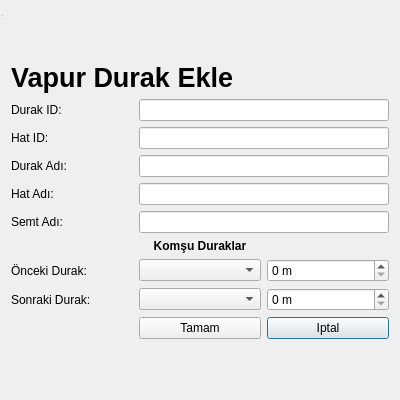
<?xml version="1.0" encoding="UTF-8"?>
<ui version="4.0">
 <class>DurakEkleVapur</class>
 <widget class="QDialog" name="DurakEkleVapur">
  <property name="geometry">
   <rect>
    <x>0</x>
    <y>0</y>
    <width>400</width>
    <height>400</height>
   </rect>
  </property>
  <property name="windowTitle">
   <string>Vapur Durak Ekle</string>
  </property>
  <layout class="QGridLayout" name="gridLayout_3">
   <item row="1" column="0">
    <layout class="QGridLayout" name="gridLayout_2">
     <item row="2" column="0">
      <spacer name="verticalSpacer">
       <property name="orientation">
        <enum>Qt::Vertical</enum>
       </property>
       <property name="sizeHint" stdset="0">
        <size>
         <width>20</width>
         <height>40</height>
        </size>
       </property>
      </spacer>
     </item>
     <item row="1" column="0">
      <layout class="QGridLayout" name="gridLayout">
       <item row="2" column="0">
        <widget class="QLabel" name="lblHatID">
         <property name="text">
          <string>Hat ID:</string>
         </property>
        </widget>
       </item>
       <item row="5" column="0">
        <widget class="QLabel" name="lblSemtAdi">
         <property name="text">
          <string>Semt Adı:</string>
         </property>
        </widget>
       </item>
       <item row="3" column="0">
        <widget class="QLabel" name="lblDurakAdi">
         <property name="text">
          <string>Durak Adı: </string>
         </property>
        </widget>
       </item>
       <item row="9" column="2">
        <widget class="QPushButton" name="pshIpt">
         <property name="text">
          <string>Iptal</string>
         </property>
        </widget>
       </item>
       <item row="4" column="0">
        <widget class="QLabel" name="lblHatAdi">
         <property name="text">
          <string>Hat Adı: </string>
         </property>
        </widget>
       </item>
       <item row="1" column="1" colspan="2">
        <widget class="QLineEdit" name="edtDurakID"/>
       </item>
       <item row="5" column="1" colspan="2">
        <widget class="QLineEdit" name="edtSemtAdi"/>
       </item>
       <item row="2" column="1" colspan="2">
        <widget class="QLineEdit" name="edtHatID"/>
       </item>
       <item row="1" column="0">
        <widget class="QLabel" name="lblDurakID">
         <property name="text">
          <string>Durak ID:</string>
         </property>
        </widget>
       </item>
       <item row="9" column="1">
        <widget class="QPushButton" name="pshEkle">
         <property name="text">
          <string>Tamam</string>
         </property>
        </widget>
       </item>
       <item row="6" column="1">
        <widget class="QLabel" name="lblKD">
         <property name="font">
          <font>
           <weight>75</weight>
           <bold>true</bold>
          </font>
         </property>
         <property name="text">
          <string>Komşu Duraklar</string>
         </property>
         <property name="alignment">
          <set>Qt::AlignCenter</set>
         </property>
        </widget>
       </item>
       <item row="3" column="1" colspan="2">
        <widget class="QLineEdit" name="edtDurakAdi"/>
       </item>
       <item row="4" column="1" colspan="2">
        <widget class="QLineEdit" name="edtHatAdi"/>
       </item>
       <item row="7" column="1">
        <widget class="QComboBox" name="cmbOKDAdi"/>
       </item>
       <item row="0" column="0" colspan="3">
        <widget class="QLabel" name="lblVDE">
         <property name="font">
          <font>
           <pointsize>20</pointsize>
           <weight>75</weight>
           <bold>true</bold>
          </font>
         </property>
         <property name="text">
          <string>Vapur Durak Ekle</string>
         </property>
        </widget>
       </item>
       <item row="8" column="1">
        <widget class="QComboBox" name="cmbSKDAdi"/>
       </item>
       <item row="7" column="2">
        <widget class="QSpinBox" name="spnOKDMetre">
         <property name="suffix">
          <string> m</string>
         </property>
        </widget>
       </item>
       <item row="8" column="2">
        <widget class="QSpinBox" name="spnSKDMetre">
         <property name="suffix">
          <string> m</string>
         </property>
        </widget>
       </item>
       <item row="7" column="0">
        <widget class="QLabel" name="lblOD">
         <property name="text">
          <string>Önceki Durak:</string>
         </property>
        </widget>
       </item>
       <item row="8" column="0">
        <widget class="QLabel" name="lblSD">
         <property name="text">
          <string>Sonraki Durak:</string>
         </property>
        </widget>
       </item>
      </layout>
     </item>
     <item row="0" column="0">
      <spacer name="verticalSpacer_2">
       <property name="orientation">
        <enum>Qt::Vertical</enum>
       </property>
       <property name="sizeHint" stdset="0">
        <size>
         <width>20</width>
         <height>40</height>
        </size>
       </property>
      </spacer>
     </item>
    </layout>
   </item>
  </layout>
  <widget class="QStatusBar" name="statusbar">
   <property name="geometry">
    <rect>
     <x>0</x>
     <y>0</y>
     <width>3</width>
     <height>21</height>
    </rect>
   </property>
  </widget>
 </widget>
 <resources/>
 <connections/>
</ui>
